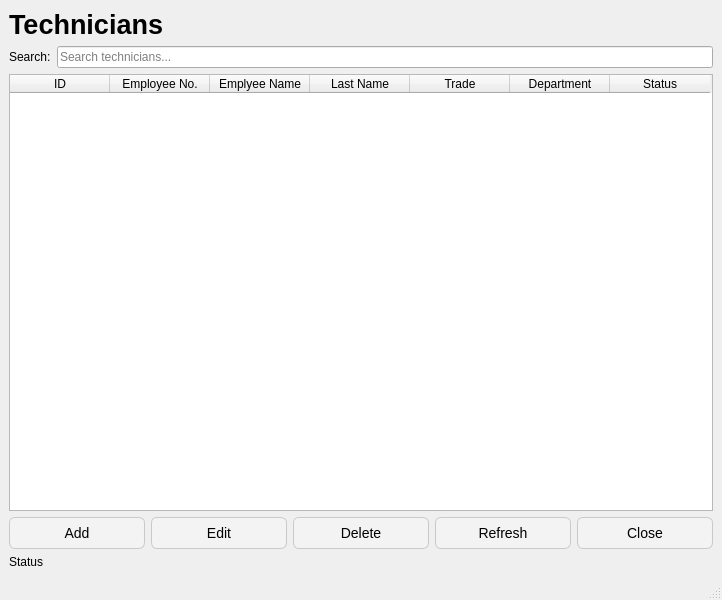
<?xml version="1.0" encoding="UTF-8"?>
<ui version="4.0">
 <class>TechniciansWindow</class>
 <widget class="QMainWindow" name="TechniciansWindow">
  <property name="geometry">
   <rect>
    <x>0</x>
    <y>0</y>
    <width>722</width>
    <height>600</height>
   </rect>
  </property>
  <property name="windowTitle">
   <string>Technicians</string>
  </property>
  <widget class="QWidget" name="centralwidget">
   <layout class="QVBoxLayout" name="verticalLayout">
    <item>
     <widget class="QLabel" name="lblTechnicians">
      <property name="font">
       <font>
        <pointsize>20</pointsize>
        <bold>true</bold>
       </font>
      </property>
      <property name="text">
       <string>Technicians</string>
      </property>
     </widget>
    </item>
    <item>
     <layout class="QHBoxLayout" name="horizontalLayout">
      <item>
       <widget class="QLabel" name="lblSearch">
        <property name="text">
         <string>Search:</string>
        </property>
       </widget>
      </item>
      <item>
       <widget class="QLineEdit" name="txtSearch">
        <property name="placeholderText">
         <string>Search technicians...</string>
        </property>
       </widget>
      </item>
     </layout>
    </item>
    <item>
     <widget class="QTableWidget" name="tblTechnicians">
      <column>
       <property name="text">
        <string>ID</string>
       </property>
      </column>
      <column>
       <property name="text">
        <string>Employee No.</string>
       </property>
      </column>
      <column>
       <property name="text">
        <string>Emplyee Name</string>
       </property>
      </column>
      <column>
       <property name="text">
        <string>Last Name</string>
       </property>
      </column>
      <column>
       <property name="text">
        <string>Trade</string>
       </property>
      </column>
      <column>
       <property name="text">
        <string>Department</string>
       </property>
      </column>
      <column>
       <property name="text">
        <string>Status</string>
       </property>
      </column>
     </widget>
    </item>
    <item>
     <layout class="QHBoxLayout" name="horizontalLayout_2">
      <item>
       <widget class="QPushButton" name="btnAdd">
        <property name="minimumSize">
         <size>
          <width>90</width>
          <height>32</height>
         </size>
        </property>
        <property name="styleSheet">
         <string notr="true">QPushButton {
    background-color: #f3f3f3;        /* Windows 11 light button background */
    color: #000000;                   /* Text color */
    border: 1px solid #c9c9c9;        /* Soft border */
    border-radius: 6px;               /* Windows 11 rounded corners */
    padding: 6px 14px;                /* Standard Win11 padding */
    font-family: &quot;Segoe UI&quot;;
    font-size: 14px;
}

QPushButton:hover {
    background-color: #e5e5e5;        /* Slightly darker hover */
}

QPushButton:pressed {
    background-color: #dcdcdc;        /* Pressed state */
    border: 1px solid #b5b5b5;
}

QPushButton:disabled {
    background-color: #f0f0f0;
    color: #a0a0a0;
    border: 1px solid #e0e0e0;
}
</string>
        </property>
        <property name="text">
         <string>Add</string>
        </property>
       </widget>
      </item>
      <item>
       <widget class="QPushButton" name="btnEdit">
        <property name="minimumSize">
         <size>
          <width>90</width>
          <height>32</height>
         </size>
        </property>
        <property name="styleSheet">
         <string notr="true">QPushButton {
    background-color: #f3f3f3;        /* Windows 11 light button background */
    color: #000000;                   /* Text color */
    border: 1px solid #c9c9c9;        /* Soft border */
    border-radius: 6px;               /* Windows 11 rounded corners */
    padding: 6px 14px;                /* Standard Win11 padding */
    font-family: &quot;Segoe UI&quot;;
    font-size: 14px;
}

QPushButton:hover {
    background-color: #e5e5e5;        /* Slightly darker hover */
}

QPushButton:pressed {
    background-color: #dcdcdc;        /* Pressed state */
    border: 1px solid #b5b5b5;
}

QPushButton:disabled {
    background-color: #f0f0f0;
    color: #a0a0a0;
    border: 1px solid #e0e0e0;
}
</string>
        </property>
        <property name="text">
         <string>Edit</string>
        </property>
       </widget>
      </item>
      <item>
       <widget class="QPushButton" name="btnDelete">
        <property name="minimumSize">
         <size>
          <width>90</width>
          <height>32</height>
         </size>
        </property>
        <property name="styleSheet">
         <string notr="true">QPushButton {
    background-color: #f3f3f3;        /* Windows 11 light button background */
    color: #000000;                   /* Text color */
    border: 1px solid #c9c9c9;        /* Soft border */
    border-radius: 6px;               /* Windows 11 rounded corners */
    padding: 6px 14px;                /* Standard Win11 padding */
    font-family: &quot;Segoe UI&quot;;
    font-size: 14px;
}

QPushButton:hover {
    background-color: #e5e5e5;        /* Slightly darker hover */
}

QPushButton:pressed {
    background-color: #dcdcdc;        /* Pressed state */
    border: 1px solid #b5b5b5;
}

QPushButton:disabled {
    background-color: #f0f0f0;
    color: #a0a0a0;
    border: 1px solid #e0e0e0;
}
</string>
        </property>
        <property name="text">
         <string>Delete</string>
        </property>
       </widget>
      </item>
      <item>
       <widget class="QPushButton" name="btnRefresh">
        <property name="minimumSize">
         <size>
          <width>90</width>
          <height>32</height>
         </size>
        </property>
        <property name="styleSheet">
         <string notr="true">QPushButton {
    background-color: #f3f3f3;        /* Windows 11 light button background */
    color: #000000;                   /* Text color */
    border: 1px solid #c9c9c9;        /* Soft border */
    border-radius: 6px;               /* Windows 11 rounded corners */
    padding: 6px 14px;                /* Standard Win11 padding */
    font-family: &quot;Segoe UI&quot;;
    font-size: 14px;
}

QPushButton:hover {
    background-color: #e5e5e5;        /* Slightly darker hover */
}

QPushButton:pressed {
    background-color: #dcdcdc;        /* Pressed state */
    border: 1px solid #b5b5b5;
}

QPushButton:disabled {
    background-color: #f0f0f0;
    color: #a0a0a0;
    border: 1px solid #e0e0e0;
}
</string>
        </property>
        <property name="text">
         <string>Refresh</string>
        </property>
       </widget>
      </item>
      <item>
       <widget class="QPushButton" name="btnClose">
        <property name="minimumSize">
         <size>
          <width>90</width>
          <height>32</height>
         </size>
        </property>
        <property name="styleSheet">
         <string notr="true">QPushButton {
    background-color: #f3f3f3;        /* Windows 11 light button background */
    color: #000000;                   /* Text color */
    border: 1px solid #c9c9c9;        /* Soft border */
    border-radius: 6px;               /* Windows 11 rounded corners */
    padding: 6px 14px;                /* Standard Win11 padding */
    font-family: &quot;Segoe UI&quot;;
    font-size: 14px;
}

QPushButton:hover {
    background-color: #e5e5e5;        /* Slightly darker hover */
}

QPushButton:pressed {
    background-color: #dcdcdc;        /* Pressed state */
    border: 1px solid #b5b5b5;
}

QPushButton:disabled {
    background-color: #f0f0f0;
    color: #a0a0a0;
    border: 1px solid #e0e0e0;
}
</string>
        </property>
        <property name="text">
         <string>Close</string>
        </property>
       </widget>
      </item>
     </layout>
    </item>
    <item>
     <widget class="QLabel" name="lblStatus">
      <property name="text">
       <string>Status</string>
      </property>
     </widget>
    </item>
   </layout>
  </widget>
  <widget class="QMenuBar" name="menubar">
   <property name="geometry">
    <rect>
     <x>0</x>
     <y>0</y>
     <width>722</width>
     <height>33</height>
    </rect>
   </property>
  </widget>
  <widget class="QStatusBar" name="statusbar"/>
 </widget>
 <resources/>
 <connections/>
</ui>
